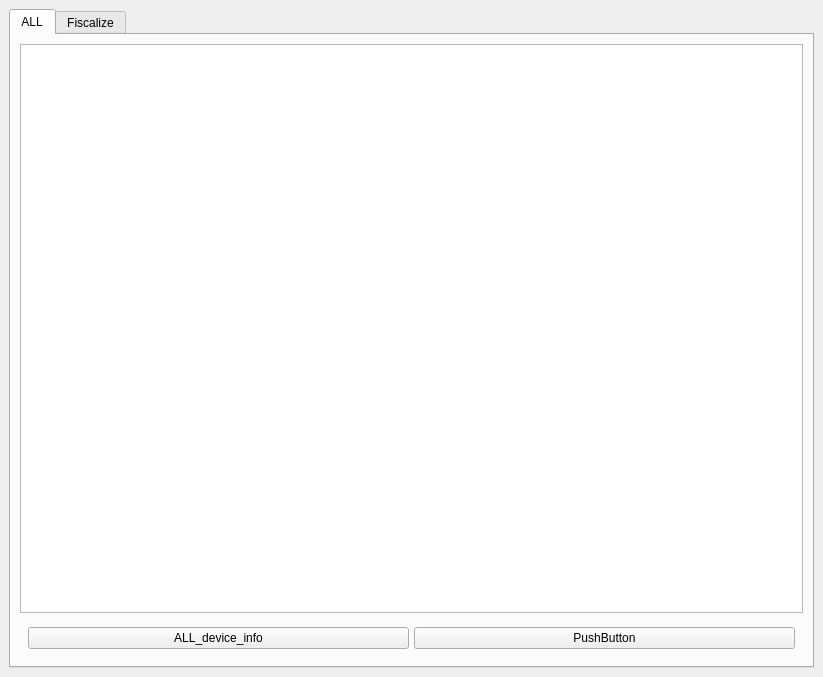
<?xml version="1.0" encoding="UTF-8"?>
<ui version="4.0">
 <class>MainWindow</class>
 <widget class="QMainWindow" name="MainWindow">
  <property name="geometry">
   <rect>
    <x>0</x>
    <y>0</y>
    <width>823</width>
    <height>677</height>
   </rect>
  </property>
  <property name="windowTitle">
   <string>MainWindow</string>
  </property>
  <widget class="QWidget" name="centralwidget">
   <layout class="QVBoxLayout" name="verticalLayout">
    <item>
     <widget class="QTabWidget" name="tabWidget_main">
      <property name="currentIndex">
       <number>0</number>
      </property>
      <property name="iconSize">
       <size>
        <width>5</width>
        <height>5</height>
       </size>
      </property>
      <widget class="QWidget" name="tab_all_main">
       <property name="toolTip">
        <string>&lt;html&gt;&lt;head/&gt;&lt;body&gt;&lt;p&gt;hgjgh&lt;/p&gt;&lt;/body&gt;&lt;/html&gt;</string>
       </property>
       <property name="whatsThis">
        <string>&lt;html&gt;&lt;head/&gt;&lt;body&gt;&lt;p&gt;m,&lt;/p&gt;&lt;/body&gt;&lt;/html&gt;</string>
       </property>
       <attribute name="title">
        <string>ALL</string>
       </attribute>
       <layout class="QVBoxLayout" name="verticalLayout_2">
        <item>
         <widget class="QTextEdit" name="ALL_textEdit"/>
        </item>
        <item>
         <layout class="QGridLayout" name="gridLayout">
          <property name="sizeConstraint">
           <enum>QLayout::SetDefaultConstraint</enum>
          </property>
          <property name="leftMargin">
           <number>8</number>
          </property>
          <property name="topMargin">
           <number>8</number>
          </property>
          <property name="rightMargin">
           <number>8</number>
          </property>
          <property name="bottomMargin">
           <number>8</number>
          </property>
          <property name="spacing">
           <number>5</number>
          </property>
          <item row="0" column="0">
           <widget class="QPushButton" name="btn_all_device_info">
            <property name="text">
             <string>ALL_device_info</string>
            </property>
           </widget>
          </item>
          <item row="0" column="1">
           <widget class="QPushButton" name="pushButton_8">
            <property name="text">
             <string>PushButton</string>
            </property>
           </widget>
          </item>
         </layout>
        </item>
       </layout>
      </widget>
      <widget class="QWidget" name="tab_fiscalizations_main">
       <attribute name="title">
        <string>Fiscalize</string>
       </attribute>
      </widget>
     </widget>
    </item>
   </layout>
  </widget>
  <action name="actionprint_1">
   <property name="checkable">
    <bool>true</bool>
   </property>
   <property name="text">
    <string>print(&quot;1&quot;)</string>
   </property>
  </action>
 </widget>
 <resources/>
 <connections/>
</ui>
